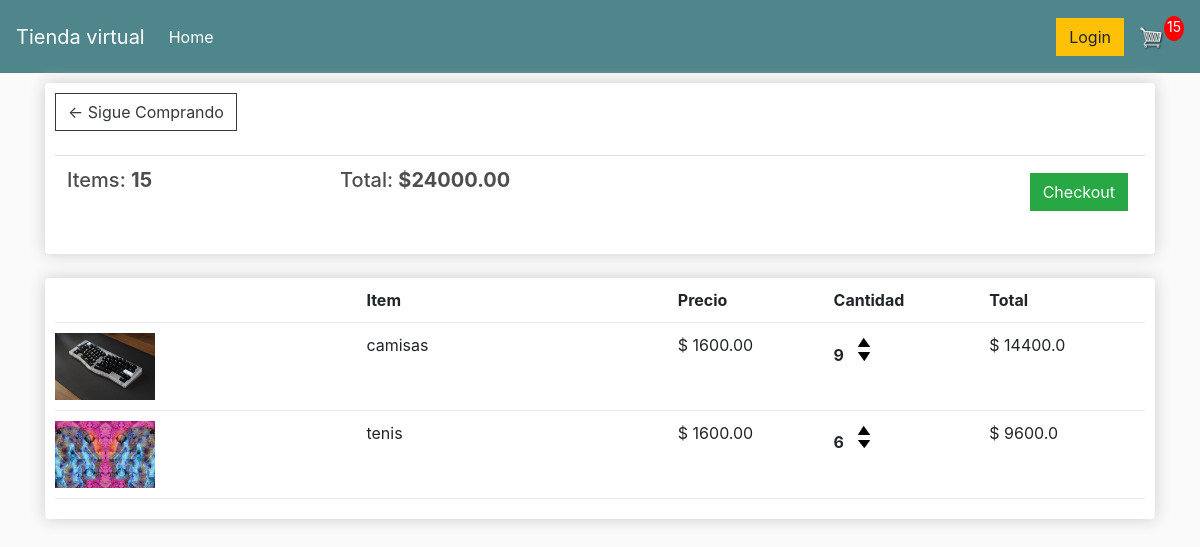
Page /carrito/ (signed in) on the committed database.
### tienda/models.py (models this page shows, shortened)
class Pedido(models.Model):
    cliente = models.ForeignKey(
        Cliente, on_delete=models.SET_NULL, blank=True, null=True)
    fecha_pedido = models.DateField(auto_now_add=True)
    completado = models.BooleanField(default=False, null=True, blank=False)
    transaccion_id = models.CharField(max_length=70, null=True)
    @property
    def get_carrito_total(self):
        pedidoitems = self.pedidoitem_set.all()
        total = sum([item.get_total for item in pedidoitems])
        return total
    @property
    def get_carrito_items(self):
        pedidoitems = self.pedidoitem_set.all()
        total = sum([item.cantidad for item in pedidoitems])
        return total

class PedidoItem(models.Model):
    producto = models.ForeignKey(
        Producto, on_delete=models.SET_NULL, blank=True, null=True)
    Pedido = models.ForeignKey(
        Pedido, on_delete=models.SET_NULL, blank=True, null=True)
    cantidad = models.IntegerField(default=0, null=True)
    fecha = models.DateField(auto_now_add=True)
    @property
    def get_total(self):
        total = self.producto.precio * self.cantidad
        return total

class Producto(models.Model):
    name = models.CharField(max_length=70, null=True)
    precio = models.FloatField()
    digital = models.BooleanField(default=False, null=True, blank=False)
    imagen = models.ImageField(null=True, blank=True)
    @property
    def imagen_url(self):
        try:
            url = self.imagen.url
        except:
            url = ''
        return url

### tienda/views.py (the view)
# urls.py: path('carrito/', views.carrito, name='carrito'),
def carrito(request):
    if request.user.is_authenticated:
        cliente = request.user.cliente
        pedido, creado = Pedido.objects.get_or_create(
            cliente=cliente, completado=False)
        items = pedido.pedidoitem_set.all()
        carritoItems = pedido.get_carrito_items
    else:
        items = []
        pedido = {'get_carrito_total': 0, 'get_carrito_items': 0}
        carritoItems = Pedido['get_carrito_items']
    contexto = {'items': items, 'pedido': pedido, 'carritoItems': carritoItems}
    return render(request, 'carrito.html', contexto)

### tienda/templates/carrito.html
{% extends 'main.html' %}
{% load static%}
{% block content%}
<div class="row">
    <div class="col-lg-12">
        <div class="box-element">
            <a class="btn btn-outline-dark" href="{% url 'tienda' %}">&#x2190; Sigue Comprando</a>
            <br>
            <br>
            <table class="table">
                <tr>
                    <th>
                        <h5>Items: <strong>{{ pedido.get_carrito_items }}</strong></h5>
                    </th>
                    <th>
                        <h5>Total: <strong>${{ pedido.get_carrito_total | floatformat:2 }}</strong></h5>
                    </th>
                    <th>
                        <a style="float: right; margin: 5px;" class="btn btn-success" href="{% url 'checkout' %}">
                            Checkout</a>
                    </th>
                </tr>
            </table>
        </div>
        <br>
        <div class="box-element">
            <div class="cart-row">
                <div style="flex: 2;"></div>
                <div style="flex: 2;"><strong>Item</strong></div>
                <div style="flex: 1;"><strong>Precio</strong></div>
                <div style="flex: 1;"><strong>Cantidad</strong></div>
                <div style="flex: 1;"><strong>Total</strong></div>
            </div>
            {% for item in items %}
            <div class="cart-row">
                <div style="flex: 2;"><img class="row-image" src="{{ item.producto.imagen_url }}" alt=""
                        class="row-image"></div>
                <div style="flex: 2;">
                    <p>{{ item.producto.name }}</p>
                </div>
                <div style="flex: 1;">
                    <p>$ {{ item.producto.precio | floatformat:2 }}</p>
                </div>
                <div style="flex: 1;">
                    <p class="quantity">{{ item.cantidad }}</p>
                    <div class="quantity">
                        <img data-producto="{{ item.producto.id }}" data-action="add"
                            class="chg-quantity update-carrito" src="{% static 'images/arrow-up.png' %}" alt="">
                        <img data-producto="{{ item.producto.id }}" data-action="remove"
                            class="chg-quantity update-carrito" src="{% static 'images/arrow-down.png' %}" alt="">
                    </div>
                </div>
                <div style="flex: 1;">$ {{ item.get_total }}</div>
            </div>
            {% endfor %}
        </div>
    </div>
</div>
{% endblock content %}

### tienda/static/css/main.css (style rules this page uses)
body { background-color: hsl(0, 0%, 98%); }
h1,h2,h3,h4,h5,h6 { color:hsl(0, 0%, 30%); }
.box-element { box-shadow:hsl(0, 0%, 80%) 0 0 16px; background-color: #fff; border-radius: 4px; padding: 10px; }
.col-lg-4, .col-lg-6, .col-lg-8, .col-lg-12 { margin-top: 10px; }
.btn { border-radius: 0; }
.row-image { width: 100px; }
.cart-row { display: flex; align-items: flex-stretch; padding-bottom: 10px; margin-bottom: 10px; border-bottom: 1px solid #ececec; }
.quantity { display: inline-block; font-weight: 700; padding-right:10px; }
.chg-quantity { width: 12px; cursor: pointer; display: block; margin-top: 5px; transition:.1s; }

### rows in the picture
Pedido: get_carrito_items "15", get_carrito_total "24000.00"
PedidoItem: producto.imagen_url (picture), producto.name "camisas", producto.precio "1600.00", cantidad "9", get_total "14400.0"
PedidoItem: producto.imagen_url (picture), producto.name "tenis", producto.precio "1600.00", cantidad "6", get_total "9600.0"

### other values in the picture
{{ carritoItems }} "15"
